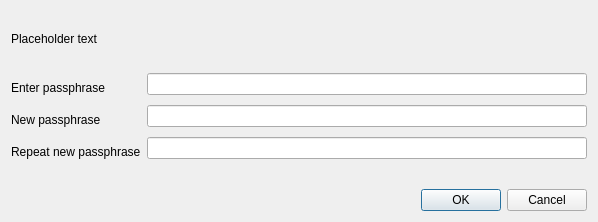
<?xml version="1.0" encoding="UTF-8"?>
<ui version="4.0">
 <class>AskPassphraseDialog</class>
 <widget class="QDialog" name="AskPassphraseDialog">
  <property name="geometry">
   <rect>
    <x>0</x>
    <y>0</y>
    <width>598</width>
    <height>222</height>
   </rect>
  </property>
  <property name="sizePolicy">
   <sizepolicy hsizetype="Preferred" vsizetype="Minimum">
    <horstretch>0</horstretch>
    <verstretch>0</verstretch>
   </sizepolicy>
  </property>
  <property name="minimumSize">
   <size>
    <width>550</width>
    <height>0</height>
   </size>
  </property>
  <property name="windowTitle">
   <string>Passphrase Dialog</string>
  </property>
  <layout class="QVBoxLayout" name="verticalLayout">
   <property name="sizeConstraint">
    <enum>QLayout::SetMinimumSize</enum>
   </property>
   <item>
    <widget class="QLabel" name="warningLabel">
     <property name="text">
      <string notr="true">Placeholder text</string>
     </property>
     <property name="textFormat">
      <enum>Qt::RichText</enum>
     </property>
     <property name="wordWrap">
      <bool>true</bool>
     </property>
    </widget>
   </item>
   <item>
    <layout class="QFormLayout" name="formLayout">
     <property name="sizeConstraint">
      <enum>QLayout::SetMinimumSize</enum>
     </property>
     <property name="fieldGrowthPolicy">
      <enum>QFormLayout::AllNonFixedFieldsGrow</enum>
     </property>
     <property name="verticalSpacing">
      <number>10</number>
     </property>
     <item row="0" column="0">
      <widget class="QLabel" name="passLabel1">
       <property name="text">
        <string>Enter passphrase</string>
       </property>
       <property name="alignment">
        <set>Qt::AlignBottom|Qt::AlignLeading|Qt::AlignLeft</set>
       </property>
      </widget>
     </item>
     <item row="0" column="1">
      <widget class="QLineEdit" name="passEdit1">
       <property name="echoMode">
        <enum>QLineEdit::Password</enum>
       </property>
      </widget>
     </item>
     <item row="1" column="0">
      <widget class="QLabel" name="passLabel2">
       <property name="text">
        <string>New passphrase</string>
       </property>
       <property name="alignment">
        <set>Qt::AlignBottom|Qt::AlignLeading|Qt::AlignLeft</set>
       </property>
      </widget>
     </item>
     <item row="1" column="1">
      <widget class="QLineEdit" name="passEdit2">
       <property name="echoMode">
        <enum>QLineEdit::Password</enum>
       </property>
      </widget>
     </item>
     <item row="2" column="0">
      <widget class="QLabel" name="passLabel3">
       <property name="text">
        <string>Repeat new passphrase</string>
       </property>
       <property name="alignment">
        <set>Qt::AlignBottom|Qt::AlignLeading|Qt::AlignLeft</set>
       </property>
      </widget>
     </item>
     <item row="2" column="1">
      <widget class="QLineEdit" name="passEdit3">
       <property name="echoMode">
        <enum>QLineEdit::Password</enum>
       </property>
      </widget>
     </item>
     <item row="3" column="1">
      <widget class="QLabel" name="capsLabel">
       <property name="font">
        <font>
         <weight>75</weight>
         <bold>true</bold>
        </font>
       </property>
       <property name="text">
        <string/>
       </property>
       <property name="alignment">
        <set>Qt::AlignCenter</set>
       </property>
      </widget>
     </item>
    </layout>
   </item>
   <item>
    <widget class="QDialogButtonBox" name="buttonBox">
     <property name="orientation">
      <enum>Qt::Horizontal</enum>
     </property>
     <property name="standardButtons">
      <set>QDialogButtonBox::Cancel|QDialogButtonBox::Ok</set>
     </property>
    </widget>
   </item>
  </layout>
 </widget>
 <resources/>
 <connections>
  <connection>
   <sender>buttonBox</sender>
   <signal>accepted()</signal>
   <receiver>AskPassphraseDialog</receiver>
   <slot>accept()</slot>
   <hints>
    <hint type="sourcelabel">
     <x>20</x>
     <y>20</y>
    </hint>
    <hint type="destinationlabel">
     <x>20</x>
     <y>20</y>
    </hint>
   </hints>
  </connection>
  <connection>
   <sender>buttonBox</sender>
   <signal>rejected()</signal>
   <receiver>AskPassphraseDialog</receiver>
   <slot>reject()</slot>
   <hints>
    <hint type="sourcelabel">
     <x>20</x>
     <y>20</y>
    </hint>
    <hint type="destinationlabel">
     <x>20</x>
     <y>20</y>
    </hint>
   </hints>
  </connection>
 </connections>
</ui>
